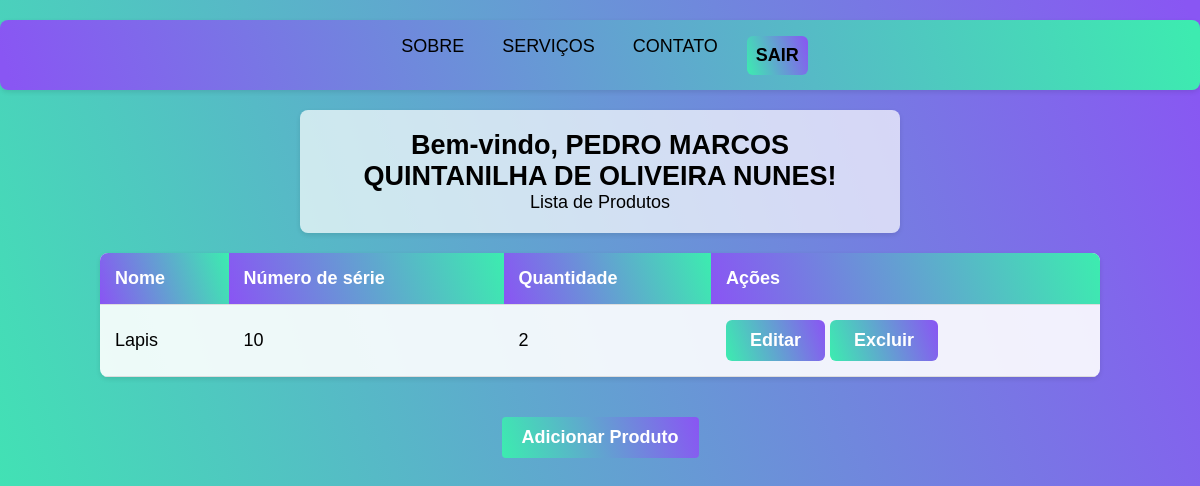
The page /produtos/ (signed in) on the database its author committed.
### todos/models.py (models this page shows, shortened)
class Produto(models.Model):
	nome = models.CharField(max_length=100, null=False, blank=False)
	numero_serie = models.CharField(max_length=50, null=False, blank=False, unique=True)
	descricao = models.TextField(null=True, blank=True)
	categoria = models.ForeignKey(Categoria, on_delete=models.PROTECT, null=True)
	fornecedor = models.ForeignKey(Fornecedor, on_delete=models.PROTECT, null=True)
	quantidade = models.IntegerField(null=False, blank=False, default=0)
	quantidade_minima = models.IntegerField(null=False, blank=False, default=5)
	preco_custo = models.DecimalField(max_digits=10, decimal_places=2, null=False, blank=False, default=0)
	preco_venda = models.DecimalField(max_digits=10, decimal_places=2, null=False, blank=False, default=0)
	localizacao = models.CharField(max_length=50, null=True, blank=True)
	imagem = models.ImageField(upload_to='produtos/', null=True, blank=True)
	data_entrada = models.DateField(default=timezone.now)
	data_validade = models.DateField(null=True, blank=True)
	ativo = models.BooleanField(default=True)
	class Meta:
		verbose_name = 'Produto'
		verbose_name_plural = 'Produtos'

### todos/views.py (the view)
# urls.py: path('produtos/', ProdutoListView.as_view(), name='produto_list'),
class ProdutoListView(ListView):
    model = Produto
    template_name = 'todos/produto_list.html'

### todos/templates/todos/produto_list.html (shortened to what this page needs)
{% load static %}
<!DOCTYPE html>
<html lang="pt-br">
<head>
</head>
<body>
    <div class="navbar">
        <div class="flex">
            <nav>
                <ul>
                    <li><a href="{% url 'sobre' %}">SOBRE</a></li>
                    <li><a href="{% url 'todo_servico' %}">SERVIÇOS</a></li>
                    <li><a href="#">CONTATO</a></li>
                    <li><a href="{% url 'logout' %}" class="logout-btn">SAIR</a></li>
                </ul>
            </nav>
        </div>
    </div>
    <div class="welcome-message">
        <h2>Bem-vindo, {{ user.first_name|default:user.username }}!</h2>
        <p>Lista de Produtos</p>
    </div>
    <div class="produtos-table">
        <table>
            <thead>
                <tr>
                    <th>Nome</th>
                    <th>Número de série</th>
                    <th>Quantidade</th>
                    <th>Ações</th>
                </tr>
            </thead>
            <tbody>
                {% for produto in object_list %}
                <tr>
                    <td>{{ produto.nome }}</td>
                    <td>{{ produto.numero_serie }}</td>
                    <td>{{ produto.quantidade }}</td>
                    <td>
                        <a href="{% url 'produto_update' produto.pk %}" class="action-btn edit-btn">Editar</a>
                        <a href="{% url 'produto_delete' produto.pk %}" class="action-btn delete-btn">Excluir</a>
                    </td>
                </tr>
                {% empty %}
                <tr>
                    <td colspan="4">Nenhum produto cadastrado.</td>
                </tr>
                {% endfor %}
            </tbody>
        </table>
    </div>
    <a href="{% url 'produto_create' %}" class="back-btn">Adicionar Produto</a>
</body>
</html>

### todos/templates/todos/produto_list.html (style rules this page uses)
* { margin: 0; padding: 0; box-sizing: border-box; }
body { background: linear-gradient(72deg, #3DEBB0 1%, #8956f3 99%); font-family: 'Montserrat', Arial, sans-serif; font-size: 18px; text-align: center; min-height: 100vh; color: black; }
.navbar { background: linear-gradient(72deg, #8956f3 1%, #3DEBB0 99%); height: 70px; padding: 0 20px; margin: 20px auto; border-radius: 8px; box-shadow: 0 2px 5px rgba(0,0,0,0.1); }
.navbar .flex { display: flex; justify-content: center; align-items: center; height: 100%; }
.navbar ul { display: flex; margin: 0; list-style: none; }
.navbar a { color: black; text-decoration: none; padding: 9px; margin: 0 10px; transition: all 0.3s ease; font-family: 'Montserrat', Arial, sans-serif; font-size: 18px; }
.produtos-table { width: 90%; max-width: 1000px; margin: 20px auto; background: rgba(255, 255, 255, 0.9); border-radius: 8px; box-shadow: 0 2px 5px rgba(0,0,0,0.1); overflow: hidden; }
.produtos-table table { width: 100%; border-collapse: collapse; }
.produtos-table th, .produtos-table td { padding: 15px; text-align: left; border-bottom: 1px solid #ddd; }
.produtos-table th { background: linear-gradient(72deg, #8956f3 1%, #3DEBB0 99%); color: white; }
button, .btn, .action-btn, .back-btn, .logout-btn { font-family: 'Montserrat', Arial, sans-serif; font-size: 18px; font-weight: bold; padding: 10px 24px; border: none; border-radius: 6px; background: linear-gradient(72deg, #3DEBB0 1%, #8956f3 99%); color: white; cursor: pointer; transition: background 0.3s, color 0.3s, transform 0.2s, opacity 0.2s; text-decoration: none; display: inline-block; }
.welcome-message { background-color: rgba(255, 255, 255, 0.7); padding: 20px; border-radius: 8px; margin: 20px auto; max-width: 600px; box-shadow: 0 2px 5px rgba(0,0,0,0.1); }
.back-btn { display: inline-block; padding: 10px 20px; background: linear-gradient(72deg, #3DEBB0 1%, #8956f3 99%); color: white; text-decoration: none; border-radius: 4px; margin: 20px; transition: all 0.3s ease; }
h1, h2, h3, h4 { font-family: 'Montserrat', Arial, sans-serif; font-weight: bold; }

### rows shown on the page
Produto: nome "Lapis", numero_serie "10", quantidade "2"

### other values the page prints
{{ user.first_name|default:user.username }} "PEDRO MARCOS QUINTANILHA DE OLIVEIRA NUNES"
